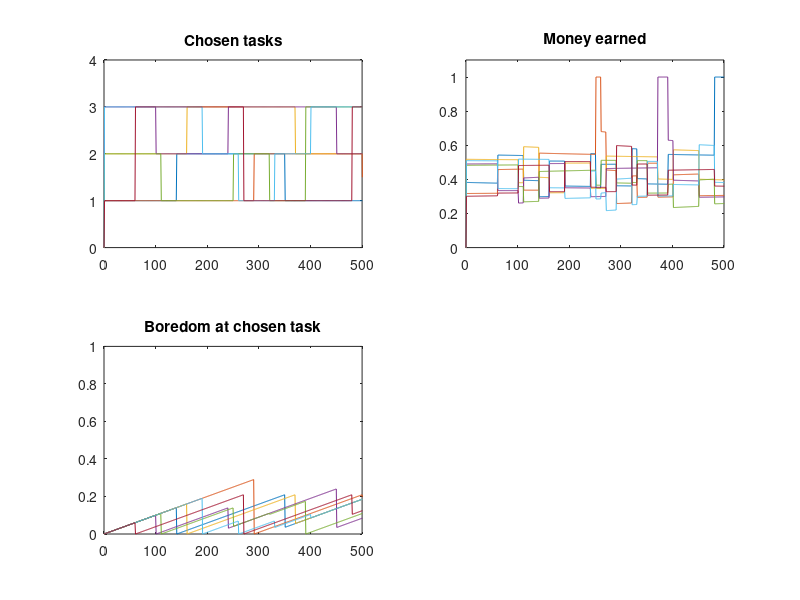

The MATLAB script that drew this image:
%Main function
clearvars;

%Initialize the variables:
N=7; %Number of persons
M=3; %Number of tasks

taskvalue = ones(1,M);
chosenTask = zeros(N,1);
productivity = 5 + randn(N,M);
boredom = zeros(N,M);
boredomAtChosenTask = zeros(N,1);
production = zeros(1,M);
money = zeros(N,1);
learning = 0.01;
forgetting = 0;
boredomIncrease = 0.001;
boredomDecrease = 0.0005;

%Variables for simulation
timesteps=500;
stepSize=1;
taskTime = zeros(N,1);
moneyTime = zeros(N,1);
boredomTime = zeros(N,1);

%initialize choice: everyone choses task where productivity is best
maxProductivity = zeros(N,1);
for i=1:N
    for j=1:M
        if(productivity(i,j) > maxProductivity(i,1))
            chosenTask(i,1) = j;
            maxProductivity(i,1) = productivity(i,j);
        end
    end
end

for t=0:timesteps
    %Update total production
    production = zeros(1,M);
    for i=1:N
        production(chosenTask(i,1)) =  production(chosenTask(i,1)) + productivity(i,chosenTask(i,1));
    end
    
    %Calculate who earns how much money
    for i=1:N
        money(i,1) = productivity(i,chosenTask(i,1)) / production(chosenTask(i,1));
    end
    
    %Update abilities
    for i=1:N
        for j=1:M
            if(chosenTask(i,1) == j)
                productivity(i,j) = min(10, productivity(i,j) + learning);
                boredom(i,j) = min(9, boredom(i,j) + boredomIncrease);
            else
                productivity(i,j) = max(4, productivity(i,j) - forgetting);
                boredom(i,j) = max(0, boredom(i,j) - boredomDecrease);
            end
        end
    end
    
    %Allow one person to change the job
    if(mod(t,10) == 0)
        theChosenOne = mod(t/10,N) + 1;
        maxGain=0;
        bestTask=0;
        for j=1:M
            if(j == chosenTask(theChosenOne,1))
                gain = productivity(theChosenOne,j) / production(chosenTask(theChosenOne,1));
            else
                gain = productivity(theChosenOne,j) / (production(1,j)+productivity(theChosenOne,j));
            end
            gain = gain - boredom(theChosenOne,j);
            if(gain > maxGain)
                maxGain=gain;
                bestTask=j;
            end
            %[theChosenOne j gain]
        end
        chosenTask(theChosenOne,1) = bestTask;
    end
    
    %Update boredom
    for i=1:N
        boredomAtChosenTask(i,1) = boredom(i,chosenTask(i,1));
    end
    
    taskTime = [taskTime chosenTask];
    moneyTime = [moneyTime money];
    boredomTime = [boredomTime boredomAtChosenTask];
end

time = 0:timesteps+1;

subplot(2,2,1)
plot(time, taskTime)
axis([0 timesteps 0 M+1])
title('Chosen tasks');

subplot(2,2,2)
plot(time, moneyTime)
axis([0 timesteps 0 1.1])
title('Money earned');

subplot(2,2,3)
plot(time, boredomTime)
axis([0 timesteps 0 1])
title('Boredom at chosen task');
